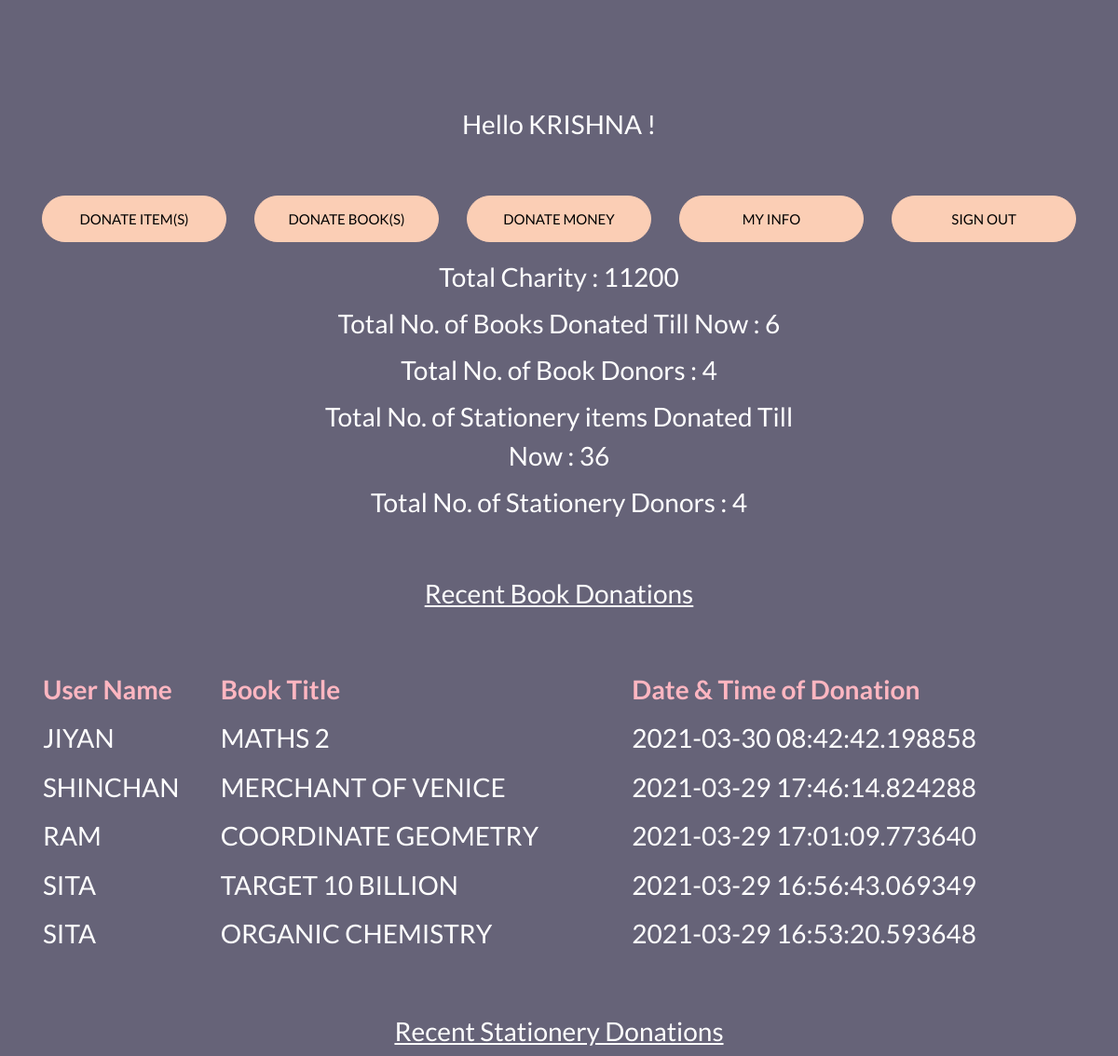
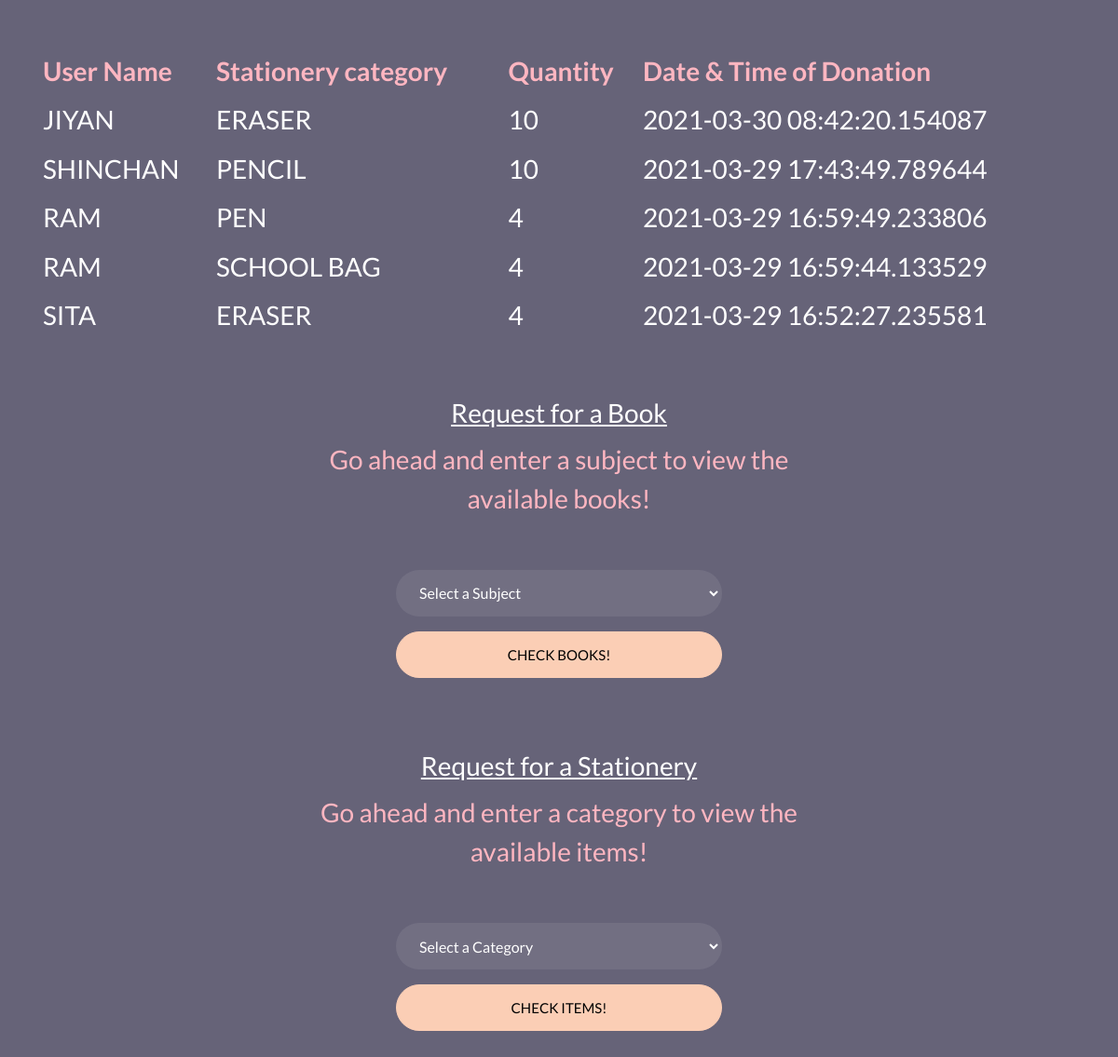
Page /dorei/transaction/1/ on the committed database (2 pictures, top to bottom).
### dorei/models.py (models this page shows, shortened)
class User(models.Model):
    user_id = models.AutoField(db_column='user_id', primary_key=True)
    first_name = models.TextField(db_column='first_name', max_length=10)
    middle_name = models.TextField(db_column='middle_name', max_length=10, blank=True, null=True)
    last_name = models.TextField(db_column='last_name', max_length=10, blank=True, null=True)
    email_address = models.EmailField(db_column='email_address', max_length=40)
    house_number = models.CharField(db_column='house_number', max_length=10, blank=True, null=True)
    street_number = models.CharField(db_column='street_number', max_length=10, blank=True, null=True)
    street_name = models.TextField(db_column='street_name', max_length=50)
    city = models.TextField(db_column='city', max_length=50)
    state = models.TextField(db_column='state', max_length=50)
    postal_code = models.DecimalField(db_column='postal_code', max_digits=6, decimal_places=0)
    password = models.CharField(db_column='password', max_length=256)

### dorei/views.py (the view, shortened to what this page needs)
# urls.py: path('transaction/<int:user_id>/', views.transaction, name='transaction'),
def transaction(request, user_id):
    user_name = select_using_raw_sql("SELECT UPPER(first_name) FROM dorei_user as du WHERE du.user_id =" + str(user_id))
    total_charity = select_using_raw_sql("SELECT SUM(dm.amount) FROM dorei_money AS dm")
    books_donated = select_using_raw_sql("SELECT COUNT(db.isbn) FROM dorei_bookdonate AS db WHERE db.is_collected=1")
    stationery_donated = select_using_raw_sql("SELECT SUM(ds.quantity) FROM dorei_stationerydonate AS ds WHERE ds.is_collected=1")
    book_donors = select_using_raw_sql("SELECT COUNT(DISTINCT(db.user_id)) FROM dorei_bookdonate AS db WHERE db.is_collected=1")
    stationery_donors = select_using_raw_sql("SELECT COUNT(DISTINCT(ds.user_id)) FROM dorei_stationerydonate AS ds WHERE ds.is_collected=1")
    recent_book_donation = select_using_raw_sql("SELECT UPPER(du.first_name) AS name,UPPER(db.title) AS title,dbd.t_time AS t_time\
     FROM dorei_bookdonate AS dbd, dorei_book AS db, dorei_user AS du\
     WHERE dbd.is_collected=1 AND du.user_id=dbd.user_id AND db.isbn=dbd.isbn ORDER BY dbd.t_time DESC LIMIT 5")
    recent_stationery_donation = select_using_raw_sql("SELECT UPPER(du.first_name) AS name,UPPER(ds.stationery_name) AS category,dsd.quantity AS quantity,dsd.t_time AS t_time\
     FROM dorei_stationerydonate AS dsd, dorei_stationery AS ds, dorei_user AS du\
     WHERE dsd.is_collected=1 AND du.user_id=dsd.user_id AND ds.stationery_id=dsd.stationery_id ORDER BY dsd.t_time DESC LIMIT 5")
    books_available = []
    subject = 'Select a Subject'
    stationery_available = []
    category = 'Select a Category'
    data = {
            'id':user_id,
            'user_name':user_name[0]['UPPER(first_name)'],
            'charity':total_charity[0]['SUM(dm.amount)'],
            'books_donated':books_donated[0]['COUNT(db.isbn)'],
            'stationery_donated':stationery_donated[0]['SUM(ds.quantity)'],
            'book_donors':book_donors[0]['COUNT(DISTINCT(db.user_id))'],
            'stationery_donors':stationery_donors[0]['COUNT(DISTINCT(ds.user_id))'],
            'recent_book_donation':recent_book_donation,
            'recent_stationery_donation':recent_stationery_donation,
            'books_available':books_available,
            'subject':subject,
            'stationery_available':stationery_available,
            'category':category,
        }
    return render(request, 'user_ui.html', data)

### dorei/views.py (called while the page is built)
def select_using_raw_sql(sql):
    cursor = connection.cursor()
    try:
        cursor.execute(sql)
    except Exception as e:
        print(e)
        return []
    results = cursor.fetchall()
    l = []
    for  i in range(len(results)):
        dict = {}
        field = 0
        while True:
            try:
                dict[cursor.description[field][0]] = str(results[i][field])
                field = field +1
            except IndexError as e:
                break
        l.append(dict)
    return l

### dorei/templates/user_ui.html (shortened to what this page needs)
{% extends "base_generic.html" %}
{% block content %}
  <body class="img js-fullheight" style="background-color: #928DAB;">
  <section class="ftco-section">
    <div class="container">
      <div class="row justify-content-center">
        <div class="col-md-6 text-center mb-5">
          <h2 class="heading-section">Hello  {{user_name}} !</h2>
        </div>
      </div>
      <div class="row justify-content-center">
          <div class="col form-group">
            <a href="{% url 'donate_stationery' user_id=id%}"><button type="submit" class="form-control btn btn-primary submit px-3">Donate Item(s)</button></a>
          </div>
          <div class="col form-group">
            <a href="{% url 'donate_book' user_id=id%}"><button type="submit" class="form-control btn btn-primary submit px-3">Donate Book(s)</button></a>
          </div>
          <div class="col form-group">
            <a href="{% url 'donate_money' user_id=id%}"><button type="submit" class="form-control btn btn-primary submit px-3">Donate Money</button></a>
          </div>
          <div class="col form-group">
            <a href="{% url 'user_info' user_id=id%}"><button type="submit" class="form-control btn btn-primary submit px-3">My Info</button></a>
          </div>
          <div class="col form-group">
            <a href="/dorei/signOut/"><button type="submit" class="form-control btn btn-primary submit px-3">Sign Out</button></a>
          </div>
      </div>
      <div class="row justify-content-center">
        <div class="col-md-6 text-center mb-5">
          <h2 class="heading-section">Total Charity : {{charity}}</h2>
          <h2 class="heading-section">Total No. of Books Donated Till Now : {{books_donated}}</h2>
          <h2 class="heading-section">Total No. of Book Donors : {{book_donors}}</h2>
          <h2 class="heading-section">Total No. of Stationery items Donated Till Now : {{stationery_donated}}</h2>
          <h2 class="heading-section">Total No. of Stationery Donors : {{stationery_donors}}</h2>
        </div>
      </div>
      <div class="row justify-content-center">
          <div class="col-md-6 text-center mb-5">
            <h2 class="heading-section"><u>Recent Book Donations</u></h2>
          </div>
      </div>
      <table style="width:100%">
        <tr class="heading-section" style="color:#FFB6C1;">
          <th>User Name</th>
          <th>Book Title</th>
          <th>Date & Time of Donation</th>
        </tr>
        {% for donation in recent_book_donation %}
        <tr class="heading-section" style="color:#FFFFFF">
          <td >{{donation.name}}</td>
          <td >{{donation.title}}</td>
          <td >{{donation.t_time}}</td>
        </tr>
        {% endfor %}
      </table>
    <div class="row justify-content-center">
        <div class="col-md-6 text-center mb-5">
          <br></br>
          <h2 class="heading-section"><u>Recent Stationery Donations</u></h2>
        </div>
    </div>
    <table style="width:100%">
      <tr class="heading-section" style="color:#FFB6C1;">
        <th>User Name</th>
        <th>Stationery category</th>
        <th>Quantity</th>
        <th>Date & Time of Donation</th>
      </tr>
      {% for donation in recent_stationery_donation %}
      <tr class="heading-section" style="color:#FFFFFF">
        <td>{{donation.name}}</td>
        <td>{{donation.category}}</td>
        <td>{{donation.quantity}}</td>
        <td>{{donation.t_time}}</td>
      </tr>
      {% endfor %}
    </table>
    <div class="row justify-content-center">
        <div class="col-md-6 text-center mb-5">
          <br></br>
          <h2 class="heading-section"><u>Request for a Book</u></h2>
          <h2 class="heading-section" style="color:#FFB6C1;">Go ahead and enter a subject to view the available books!</h2>
        </div>
    </div>
    <div class="row justify-content-center">
        <div class="col-md-6 col-lg-4">
          <div class="login-wrap p-0">
            <form action="{% url 'transaction' user_id=id%}" method="POST" class="signin-form">
              <div class="form-group">
                <select type="text" name="subject" class="form-control" placeholder="Subject" required>
                    <option>{{subject}}</option>
                </select>
              </div>
              <div class="form-group">
                <button type="submit" class="form-control btn btn-primary submit px-3">Check Books!</button>
              </div>
            </form>
          </div>
        </div>
      </div>
    <div class="row justify-content-center">
        <div class="col-md-6 text-center mb-5">
          <br></br>
          <h2 class="heading-section"><u>Request for a Stationery</u></h2>
          <h2 class="heading-section" style="color:#FFB6C1;">Go ahead and enter a category to view the available items!</h2>
        </div>
    </div>
    <div class="row justify-content-center">
        <div class="col-md-6 col-lg-4">
          <div class="login-wrap p-0">
            <form action="{% url 'transaction' user_id=id%}" method="POST" class="signin-form">
              <div class="form-group">
                <select type="text" name="category" class="form-control" placeholder="Subject" required>
                    <option>{{category}}</option>
                </select>
              </div>
              <div class="form-group">
                <button type="submit" class="form-control btn btn-primary submit px-3">Check Items!</button>
              </div>
            </form>
          </div>
        </div>
      </div>
    </div>
  </section>
  </body>
{% endblock %}

### dorei/templates/base_generic.html (shortened to what this page needs)
<!DOCTYPE html>
<html lang="en">
	<head>
		<link rel="stylesheet" href="https://stackpath.bootstrapcdn.com/font-awesome/4.7.0/css/font-awesome.min.css">
		{% load static %}
		<link rel="stylesheet" href="{% static 'css/style.css' %}">
	</head>
	<body>
	  {% block content %}{% endblock %}
	</body>
</html>

### rows in the picture
User: name "JIYAN", title "MATHS 2", t_time "2021-03-30 08:42:42.198858", category "ERASER", quantity "10", t_time "2021-03-30 08:42:20.154087"
User: name "SHINCHAN", title "MERCHANT OF VENICE", t_time "2021-03-29 17:46:14.824288", category "PENCIL", quantity "10", t_time "2021-03-29 17:43:49.789644"
User: name "RAM", title "COORDINATE GEOMETRY", t_time "2021-03-29 17:01:09.773640", category "PEN", quantity "4", t_time "2021-03-29 16:59:49.233806", category "SCHOOL BAG", t_time "2021-03-29 16:59:44.133529"
User: name "SITA", title "TARGET 10 BILLION", t_time "2021-03-29 16:56:43.069349", title "ORGANIC CHEMISTRY", t_time "2021-03-29 16:53:20.593648", category "ERASER", quantity "4", t_time "2021-03-29 16:52:27.235581"

### other values in the picture
{{ user_name }} "KRISHNA"
{{ charity }} "11200"
{{ books_donated }} "6"
{{ book_donors }} "4"
{{ stationery_donated }} "36"
{{ stationery_donors }} "4"
form field subject "Select a Subject"
form field category "Select a Category"
